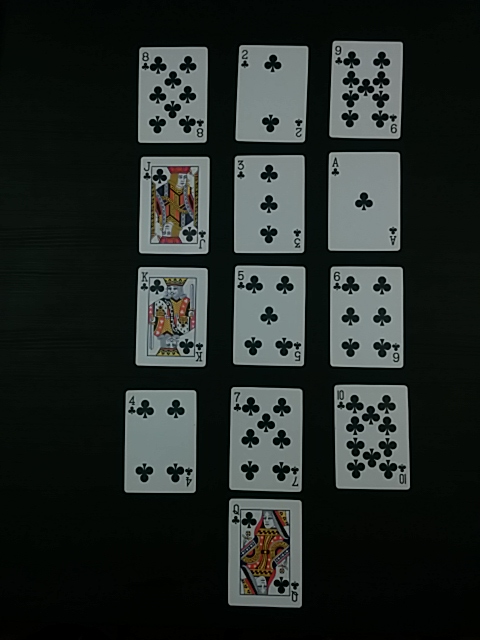
%> input picture Assignment1/Test images/Test Image (1).png, 480 x 640 px
$ octave --eval "Assignment1_Noisey;"   (GNU Octave 9; MATLAB toolbox functions it lacks are replaced by stand-ins)
%> lines starting %> are read from the running program, lines starting %| are printed output that depends on the picture
function [] = Assignment1_Noisey()
%Assignment1 template
%   image_name       Full path/name of the input image (e.g. 'Test Image (1).JPG')


%% Load the input RGB image
image = imread('Test images/Test Image (1).png');
%> image is the input picture: size 640x480x3 uint8; mean R, G, B 36.3, 42.4, 39.6

%% Add noise
variance = [0.01, 0.03, 0.05, 0.1, 0.3, 0.5, 0.8, 1.0, 1.5, 2.0];
%% save a variable for the mean
mean_SSD = zeros(1, length(variance));
mean_NCC = zeros(1, length(variance));

    %% List all the template files starting with 'Template-' ending with '.png'
    % Assuming the images are located in the same directory as this m-file
    % Each template file name is accessible by templateFileNames(i).name
    templateFileNames = dir('Template images/Template-*.png');

    %% Get the number of templates (this should return 13)
    numTemplates = length(templateFileNames);

for count=1:size(variance, 2)
    image = imnoise(image, 'Gaussian', 0, variance(count));
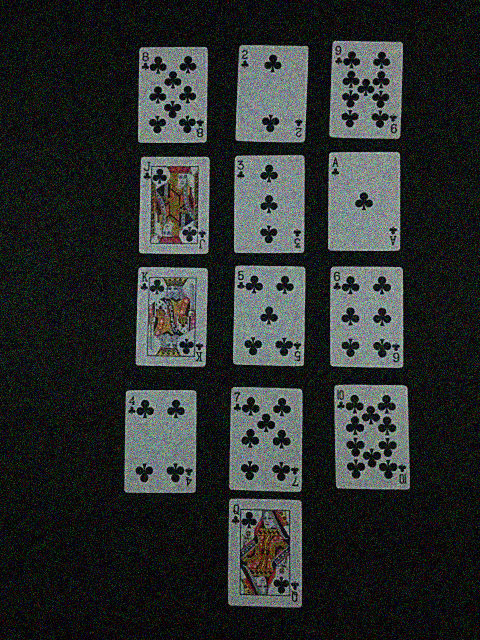
%> image: size 640x480x3 uint8; mean R, G, B 42.1, 46.9, 44.8

    %% Create a gray-scale duplicate into grayImage variable for processing
    grayImage = rgb2gray(image);
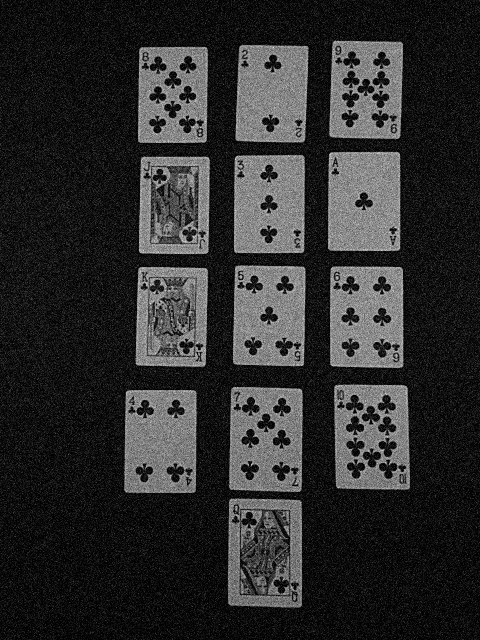
%> grayImage: size 640x480 uint8; min 0, max 222, mean 45.2

    %% Set the values of SSD_THRESH and NCC_THRESH
    SSD_THRESH = 1508603;
    NCC_THRESH = 0.5;

%     %% Initialize two output images to the RGB input image
%     output_img1 = image;
%     output_img2 = image;

    %% Setup random number generation
%    rng(0, 'twister');

    %% For each template, do the following
    for i=1:numTemplates
        %% Load the RGB template image, into variable T
        filepath = sprintf('Template images/%s', templateFileNames(i).name);
        T = imread(filepath);
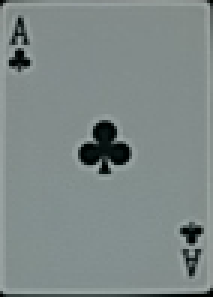
%> input picture Assignment1/Template images/Template-Ace.png, 71 x 99 px (shown 3 times larger)
%> T is the input picture: size 99x71x3 uint8; mean R, G, B 126.6, 136.9, 135.8

        %% Convert the template to gray-scale
        T = rgb2gray(T);
%> T: size 99x71 uint8

        %% Extract the card name from its file name (look between '-' and '.' chars)
        % use the cardName variable for generating output images
        cardNameIdx1 = findstr(templateFileNames(i).name,'-') + 1;
        cardNameIdx2 = findstr(templateFileNames(i).name,'.') - 1;
        cardName = templateFileNames(i).name(cardNameIdx1:cardNameIdx2);

        %% Find the best match [row column] using Sum of Square Difference (SSD)
        [SSDrow, SSDcol, ssd] = SSD(grayImage, T, SSD_THRESH);

        mean_SSD(count) = mean_SSD(count) + ssd;

        % If the best match exists
        % overlay the card name on the best match location on the SSD output image
        % Insert the card name on the output images (use small font size, e.g. 6)
        % set the overlay locations to the best match locations, plus-minus a random integer
        %position = [SSDcol+randi([-20, 20]), SSDrow+randi([-10, 10])];
        %output_img1 = insertText(output_img1, position, cardName);

        %% Find the best match [row column] using Normalized Cross Correlation (NCC)
%         [NCCrow, NCCcol, ncc] = NCC(grayImage, T, NCC_THRESH);
%
%         mean_NCC(count) = mean_NCC(count) + ncc;

        % If the best match exists
        % overlay the card name on the best match location on the NCC output image
        % Insert the card name on the output images (use small font size, e.g. 6)
        % set the overlay locations to the best match locations, plus-minus a random integer
%         position = [NCCcol+randi([-20, 20]), NCCrow+randi([-20, 20])];
%         output_img2 = insertText(output_img2, position, cardName);


    end
end

mean_SSD = mean_SSD / numTemplates;
% mean_NCC = mean_NCC / numTemplates;

%% Display the plot
scatter(variance, mean_SSD);
% figure
% scatter(variance, mean_NCC);

%% Display the output images
%     imshow(output_img1);
%     figure
%     imshow(output_img2);
end

%% Implement the SSD-based template matching here
function [SSDrow, SSDcol, SSD] = SSD(grayImage, T, SSD_THRESH)
% inputs
%           grayImag        gray-scale image
%           T               gray-scale template
%           SSD_THRESH      threshold below which a match is accepted
% outputs
%           SSDrow          row of the best match (empty if unavailable)
%           SSDcol          column of the best match (empty if unavailable)

% first step is to compute the SSD matrix
T_row = size(T,1);
T_col = size(T,2);
half_Tr = idivide(T_row, int32(2));
half_Tc = idivide(T_col, int32(2));
Gray_row = size(grayImage,1);
Gray_col = size(grayImage,2);
min_ssd = realmax;
min_row = 0;
min_col = 0;

T_mean = zeros(T_row, T_col);
T_mean(:) = mean(mean(T));
T_diff = double(T) - T_mean;
patch_mean = zeros(T_row, T_col);

for row = half_Tr:(Gray_row-half_Tr-1)
    for col = half_Tc:(Gray_col-half_Tc-1)
        patch = grayImage(row-half_Tr+1:row+half_Tr+1, col-half_Tc+1:col+half_Tc+1);
        patch_mean(:) = mean(mean(patch));

        squared_diff = (T_diff - double(patch) + patch_mean).^2;
        ssd = sum(sum(squared_diff));
        if ssd < min_ssd
            min_ssd = ssd;
            min_row = row;
            min_col = col;
        end
    end
end

SSDrow = -1;
SSDcol = -1;
if (min_ssd <= SSD_THRESH)
    disp(min_ssd);

    SSDrow = min_row;
    SSDcol = min_col;
end

SSD = min_ssd;
end

%% Implement the NCC-based template matching here
% [57 lines left out: function NCC, not called in this run]
%> (the run ends here)
